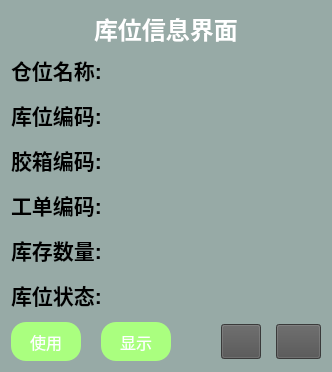
      <widget class="QWidget" name="widget" native="true">
       <property name="minimumSize">
        <size>
         <width>0</width>
         <height>350</height>
        </size>
       </property>
       <property name="maximumSize">
        <size>
         <width>167777</width>
         <height>167777</height>
        </size>
       </property>
       <property name="styleSheet">
        <string notr="true">background-color: rgb(151, 170, 166);
</string>
       </property>
       <layout class="QGridLayout" name="gridLayout_3">
        <item row="0" column="0">
         <layout class="QVBoxLayout" name="verticalLayout_7">
          <item>
           <layout class="QHBoxLayout" name="horizontalLayout_22">
            <item>
             <spacer name="horizontalSpacer_8">
              <property name="orientation">
               <enum>Qt::Horizontal</enum>
              </property>
              <property name="sizeHint" stdset="0">
               <size>
                <width>40</width>
                <height>20</height>
               </size>
              </property>
             </spacer>
            </item>
            <item>
             <widget class="QLabel" name="label_17">
              <property name="maximumSize">
               <size>
                <width>16777215</width>
                <height>45</height>
               </size>
              </property>
              <property name="font">
               <font>
                <pointsize>18</pointsize>
                <weight>75</weight>
                <bold>true</bold>
               </font>
              </property>
              <property name="styleSheet">
               <string notr="true">color:#ffffff</string>
              </property>
              <property name="text">
               <string>库位信息界面</string>
              </property>
             </widget>
            </item>
            <item>
             <spacer name="horizontalSpacer_9">
              <property name="orientation">
               <enum>Qt::Horizontal</enum>
              </property>
              <property name="sizeHint" stdset="0">
               <size>
                <width>40</width>
                <height>20</height>
               </size>
              </property>
             </spacer>
            </item>
           </layout>
          </item>
          <item>
           <layout class="QVBoxLayout" name="verticalLayout_4">
            <property name="spacing">
             <number>10</number>
            </property>
            <item>
             <layout class="QVBoxLayout" name="verticalLayout_3">
              <item>
               <layout class="QHBoxLayout" name="horizontalLayout_2" stretch="1,10">
                <property name="spacing">
                 <number>20</number>
                </property>
                <item>
                 <widget class="QLabel" name="label_9">
                  <property name="maximumSize">
                   <size>
                    <width>16777</width>
                    <height>16777215</height>
                   </size>
                  </property>
                  <property name="font">
                   <font>
                    <pointsize>16</pointsize>
                    <weight>75</weight>
                    <bold>true</bold>
                   </font>
                  </property>
                  <property name="styleSheet">
                   <string notr="true"/>
                  </property>
                  <property name="text">
                   <string>仓位名称:</string>
                  </property>
                 </widget>
                </item>
                <item>
                 <widget class="QLabel" name="pcbListdesc">
                  <property name="minimumSize">
                   <size>
                    <width>0</width>
                    <height>35</height>
                   </size>
                  </property>
                  <property name="font">
                   <font>
                    <pointsize>16</pointsize>
                    <weight>75</weight>
                    <bold>true</bold>
                   </font>
                  </property>
                  <property name="styleSheet">
                   <string notr="true">color:#ffffff</string>
                  </property>
                  <property name="text">
                   <string/>
                  </property>
                 </widget>
                </item>
               </layout>
              </item>
              <item>
               <layout class="QHBoxLayout" name="horizontalLayout_10" stretch="1,10">
                <property name="spacing">
                 <number>20</number>
                </property>
                <item>
                 <widget class="QLabel" name="label_7">
                  <property name="font">
                   <font>
                    <pointsize>16</pointsize>
                    <weight>75</weight>
                    <bold>true</bold>
                   </font>
                  </property>
                  <property name="styleSheet">
                   <string notr="true"/>
                  </property>
                  <property name="text">
                   <string>库位编码:</string>
                  </property>
                 </widget>
                </item>
                <item>
                 <widget class="QLabel" name="shelfBindesc">
                  <property name="minimumSize">
                   <size>
                    <width>0</width>
                    <height>35</height>
                   </size>
                  </property>
                  <property name="font">
                   <font>
                    <pointsize>16</pointsize>
                    <weight>75</weight>
                    <bold>true</bold>
                   </font>
                  </property>
                  <property name="styleSheet">
                   <string notr="true">color:#ffffff</string>
                  </property>
                  <property name="text">
                   <string/>
                  </property>
                 </widget>
                </item>
               </layout>
              </item>
              <item>
               <layout class="QHBoxLayout" name="horizontalLayout_11" stretch="1,10">
                <property name="spacing">
                 <number>20</number>
                </property>
                <item>
                 <widget class="QLabel" name="label_10">
                  <property name="font">
                   <font>
                    <pointsize>16</pointsize>
                    <weight>75</weight>
                    <bold>true</bold>
                   </font>
                  </property>
                  <property name="styleSheet">
                   <string notr="true"/>
                  </property>
                  <property name="text">
                   <string>胶箱编码:</string>
                  </property>
                 </widget>
                </item>
                <item>
                 <widget class="QLabel" name="containerCode">
                  <property name="minimumSize">
                   <size>
                    <width>0</width>
                    <height>35</height>
                   </size>
                  </property>
                  <property name="font">
                   <font>
                    <pointsize>16</pointsize>
                    <weight>75</weight>
                    <bold>true</bold>
                   </font>
                  </property>
                  <property name="styleSheet">
                   <string notr="true">color:#ffffff</string>
                  </property>
                  <property name="text">
                   <string/>
                  </property>
                 </widget>
                </item>
               </layout>
              </item>
              <item>
               <layout class="QHBoxLayout" name="horizontalLayout_8" stretch="1,10">
                <property name="spacing">
                 <number>20</number>
                </property>
                <item>
                 <widget class="QLabel" name="label_4">
                  <property name="font">
                   <font>
                    <pointsize>16</pointsize>
                    <weight>75</weight>
                    <bold>true</bold>
                   </font>
                  </property>
                  <property name="styleSheet">
                   <string notr="true"/>
                  </property>
                  <property name="text">
                   <string>工单编码:</string>
                  </property>
                 </widget>
                </item>
                <item>
                 <widget class="QLabel" name="materialNumber">
                  <property name="minimumSize">
                   <size>
                    <width>0</width>
                    <height>35</height>
                   </size>
                  </property>
                  <property name="font">
                   <font>
                    <pointsize>16</pointsize>
                    <weight>75</weight>
                    <bold>true</bold>
                   </font>
                  </property>
                  <property name="styleSheet">
                   <string notr="true">color:#ffffff</string>
                  </property>
                  <property name="text">
                   <string/>
                  </property>
                 </widget>
                </item>
               </layout>
              </item>
              <item>
               <layout class="QHBoxLayout" name="horizontalLayout_7" stretch="1,10">
                <property name="spacing">
                 <number>20</number>
                </property>
                <item>
                 <widget class="QLabel" name="label_2">
                  <property name="font">
                   <font>
                    <pointsize>16</pointsize>
                    <weight>75</weight>
                    <bold>true</bold>
                   </font>
                  </property>
                  <property name="styleSheet">
                   <string notr="true"/>
                  </property>
                  <property name="text">
                   <string>库存数量:</string>
                  </property>
                 </widget>
                </item>
                <item>
                 <widget class="QLabel" name="realqty">
                  <property name="minimumSize">
                   <size>
                    <width>0</width>
                    <height>35</height>
                   </size>
                  </property>
                  <property name="font">
                   <font>
                    <pointsize>16</pointsize>
                    <weight>75</weight>
                    <bold>true</bold>
                   </font>
                  </property>
                  <property name="styleSheet">
                   <string notr="true">color:#ffffff</string>
                  </property>
                  <property name="text">
                   <string/>
                  </property>
                 </widget>
                </item>
               </layout>
              </item>
              <item>
               <layout class="QHBoxLayout" name="horizontalLayout" stretch="1,10">
                <property name="spacing">
                 <number>20</number>
                </property>
                <item>
                 <widget class="QLabel" name="label_8">
                  <property name="maximumSize">
                   <size>
                    <width>16777</width>
                    <height>16777215</height>
                   </size>
                  </property>
                  <property name="font">
                   <font>
                    <pointsize>16</pointsize>
                    <weight>75</weight>
                    <bold>true</bold>
                   </font>
                  </property>
                  <property name="styleSheet">
                   <string notr="true"/>
                  </property>
                  <property name="text">
                   <string>库位状态:</string>
                  </property>
                 </widget>
                </item>
                <item>
                 <widget class="QLabel" name="Binstatus">
                  <property name="minimumSize">
                   <size>
                    <width>0</width>
                    <height>35</height>
                   </size>
                  </property>
                  <property name="font">
                   <font>
                    <pointsize>16</pointsize>
                    <weight>75</weight>
                    <bold>true</bold>
                   </font>
                  </property>
                  <property name="styleSheet">
                   <string notr="true">color:#ffffff</string>
                  </property>
                  <property name="text">
                   <string/>
                  </property>
                 </widget>
                </item>
               </layout>
              </item>
             </layout>
            </item>
            <item>
             <layout class="QHBoxLayout" name="horizontalLayout_13" stretch="1,18,3">
              <item>
               <layout class="QHBoxLayout" name="horizontalLayout_9" stretch="1,1">
                <property name="spacing">
                 <number>20</number>
                </property>
                <item>
                 <widget class="QPushButton" name="enableButton">
                  <property name="sizePolicy">
                   <sizepolicy hsizetype="Preferred" vsizetype="Preferred">
                    <horstretch>0</horstretch>
                    <verstretch>0</verstretch>
                   </sizepolicy>
                  </property>
                  <property name="minimumSize">
                   <size>
                    <width>70</width>
                    <height>39</height>
                   </size>
                  </property>
                  <property name="maximumSize">
                   <size>
                    <width>60</width>
                    <height>41</height>
                   </size>
                  </property>
                  <property name="font">
                   <font>
                    <pointsize>12</pointsize>
                    <weight>50</weight>
                    <bold>false</bold>
                   </font>
                  </property>
                  <property name="styleSheet">
                   <string notr="true">background-color: rgb(170, 255, 127);border-radius:15px;color:#FEFEFE</string>
                  </property>
                  <property name="text">
                   <string notr="true">使用</string>
                  </property>
                 </widget>
                </item>
                <item>
                 <widget class="QPushButton" name="enableButton_show">
                  <property name="sizePolicy">
                   <sizepolicy hsizetype="Preferred" vsizetype="Preferred">
                    <horstretch>0</horstretch>
                    <verstretch>0</verstretch>
                   </sizepolicy>
                  </property>
                  <property name="minimumSize">
                   <size>
                    <width>70</width>
                    <height>39</height>
                   </size>
                  </property>
                  <property name="maximumSize">
                   <size>
                    <width>60</width>
                    <height>41</height>
                   </size>
                  </property>
                  <property name="font">
                   <font>
                    <pointsize>12</pointsize>
                    <weight>50</weight>
                    <bold>false</bold>
                   </font>
                  </property>
                  <property name="styleSheet">
                   <string notr="true">background-color: rgb(170, 255, 127);border-radius:15px;color:#FEFEFE</string>
                  </property>
                  <property name="text">
                   <string notr="true">显示</string>
                  </property>
                 </widget>
                </item>
               </layout>
              </item>
              <item>
               <spacer name="horizontalSpacer_10">
                <property name="orientation">
                 <enum>Qt::Horizontal</enum>
                </property>
                <property name="sizeHint" stdset="0">
                 <size>
                  <width>40</width>
                  <height>20</height>
                 </size>
                </property>
               </spacer>
              </item>
              <item>
               <layout class="QHBoxLayout" name="horizontalLayout_12" stretch="1,1">
                <property name="spacing">
                 <number>15</number>
                </property>
                <item>
                 <widget class="QPushButton" name="LastButton">
                  <property name="sizePolicy">
                   <sizepolicy hsizetype="Preferred" vsizetype="Preferred">
                    <horstretch>0</horstretch>
                    <verstretch>0</verstretch>
                   </sizepolicy>
                  </property>
                  <property name="maximumSize">
                   <size>
                    <width>45</width>
                    <height>35</height>
                   </size>
                  </property>
                  <property name="styleSheet">
                   <string notr="true">background-color: rgb(81, 81, 81);
color:#FEFEFE</string>
                  </property>
                  <property name="text">
                   <string/>
                  </property>
                 </widget>
                </item>
                <item>
                 <widget class="QPushButton" name="NextButton">
                  <property name="sizePolicy">
                   <sizepolicy hsizetype="Preferred" vsizetype="Preferred">
                    <horstretch>0</horstretch>
                    <verstretch>0</verstretch>
                   </sizepolicy>
                  </property>
                  <property name="maximumSize">
                   <size>
                    <width>45</width>
                    <height>35</height>
                   </size>
                  </property>
                  <property name="font">
                   <font>
                    <pointsize>12</pointsize>
                    <weight>75</weight>
                    <bold>true</bold>
                   </font>
                  </property>
                  <property name="styleSheet">
                   <string notr="true">background-color: rgb(81, 81, 81);
color:#FEFEFE</string>
                  </property>
                  <property name="text">
                   <string/>
                  </property>
                 </widget>
                </item>
               </layout>
              </item>
             </layout>
            </item>
           </layout>
          </item>
         </layout>
        </item>
       </layout>
      </widget>
